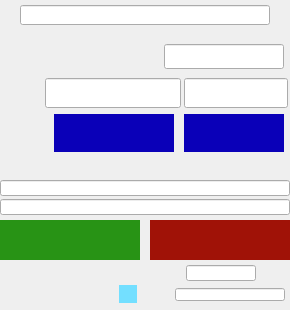
<?xml version="1.0" ?>
<ui version="4.0">
  <class>std-R3-5-ID_ctrl</class>
  <widget class="QWidget" name="screen">
    <property name="geometry">
      <rect>
        <x>10</x>
        <y>10</y>
        <width>290</width>
        <height>310</height>
      </rect>
    </property>
    <property name="styleSheet">
      <string notr="true">QWidget#screen {
  color: rgb(0, 0, 0);
  background-color: rgb(212, 219, 157);
  }</string>
    </property>
    <property name="windowTitle">
      <string>std-R3-5-ID_ctrl</string>
    </property>
    <widget class="QWidget" name="rectangle_76">
      <property name="geometry">
        <rect>
          <x>0</x>
          <y>113</y>
          <width>290</width>
          <height>40</height>
        </rect>
      </property>
      <property name="toolTip">
        <string>TBA widget: rectangle_76</string>
      </property>
    </widget>
    <widget class="QWidget" name="rectangle_77">
      <property name="geometry">
        <rect>
          <x>0</x>
          <y>72</y>
          <width>290</width>
          <height>40</height>
        </rect>
      </property>
      <property name="toolTip">
        <string>TBA widget: rectangle_77</string>
      </property>
    </widget>
    <widget class="QWidget" name="rectangle_78">
      <property name="geometry">
        <rect>
          <x>163</x>
          <y>44</y>
          <width>120</width>
          <height>25</height>
        </rect>
      </property>
      <property name="toolTip">
        <string>TBA widget: rectangle_78</string>
      </property>
    </widget>
    <widget class="QWidget" name="message_button_59">
      <property name="geometry">
        <rect>
          <x>150</x>
          <y>220</y>
          <width>140</width>
          <height>40</height>
        </rect>
      </property>
      <property name="styleSheet">
        <string notr="true">QWidget#message_button_59 {
  color: rgb(253, 0, 0);
  background-color: rgb(160, 18, 7);
  }</string>
      </property>
      <property name="toolTip">
        <string>TBA widget: message_button_59</string>
      </property>
    </widget>
    <widget class="PyDMLineEdit" name="text_update_96">
      <property name="geometry">
        <rect>
          <x>175</x>
          <y>288</y>
          <width>110</width>
          <height>13</height>
        </rect>
      </property>
      <property name="styleSheet">
        <string notr="true">PyDMLineEdit#text_update_96 {
  color: rgb(0, 0, 0);
  background-color: rgb(212, 219, 157);
  }</string>
      </property>
      <property name="toolTip">
        <string>PV: ID${xx}:UN:idSelectSU.DESC</string>
      </property>
      <property name="readOnly">
        <bool>true</bool>
      </property>
      <property name="channel" stdset="0">
        <string>ca://ID${xx}:UN:idSelectSU.DESC</string>
      </property>
    </widget>
    <widget class="PyDMLineEdit" name="text_update_97">
      <property name="geometry">
        <rect>
          <x>0</x>
          <y>199</y>
          <width>290</width>
          <height>16</height>
        </rect>
      </property>
      <property name="styleSheet">
        <string notr="true">PyDMLineEdit#text_update_97 {
  color: rgb(10, 0, 184);
  background-color: rgb(212, 219, 157);
  }</string>
      </property>
      <property name="toolTip">
        <string>PV: ID${xx}:UN:gapdsAO.DESC</string>
      </property>
      <property name="readOnly">
        <bool>true</bool>
      </property>
      <property name="channel" stdset="0">
        <string>ca://ID${xx}:UN:gapdsAO.DESC</string>
      </property>
    </widget>
    <widget class="PyDMLineEdit" name="text_update_98">
      <property name="geometry">
        <rect>
          <x>0</x>
          <y>180</y>
          <width>290</width>
          <height>16</height>
        </rect>
      </property>
      <property name="styleSheet">
        <string notr="true">PyDMLineEdit#text_update_98 {
  color: rgb(10, 0, 184);
  background-color: rgb(212, 219, 157);
  }</string>
      </property>
      <property name="toolTip">
        <string>PV: ID${xx}:UN:gapusAO.DESC</string>
      </property>
      <property name="readOnly">
        <bool>true</bool>
      </property>
      <property name="channel" stdset="0">
        <string>ca://ID${xx}:UN:gapusAO.DESC</string>
      </property>
    </widget>
    <widget class="PyDMLineEdit" name="text_update_99">
      <property name="geometry">
        <rect>
          <x>184</x>
          <y>78</y>
          <width>104</width>
          <height>30</height>
        </rect>
      </property>
      <property name="styleSheet">
        <string notr="true">PyDMLineEdit#text_update_99 {
  color: rgb(115, 255, 107);
  background-color: rgb(88, 52, 15);
  }</string>
      </property>
      <property name="toolTip">
        <string>PV: ID${xx}:UN:keVavgAO.VAL</string>
      </property>
      <property name="readOnly">
        <bool>true</bool>
      </property>
      <property name="channel" stdset="0">
        <string>ca://ID${xx}:UN:keVavgAO.VAL</string>
      </property>
    </widget>
    <widget class="QWidget" name="text_entry_105">
      <property name="geometry">
        <rect>
          <x>54</x>
          <y>114</y>
          <width>120</width>
          <height>38</height>
        </rect>
      </property>
      <property name="styleSheet">
        <string notr="true">QWidget#text_entry_105 {
  color: rgb(255, 255, 255);
  background-color: rgb(10, 0, 184);
  }</string>
      </property>
      <property name="toolTip">
        <string>TBA widget: text_entry_105</string>
      </property>
    </widget>
    <widget class="QWidget" name="text_entry_106">
      <property name="geometry">
        <rect>
          <x>184</x>
          <y>114</y>
          <width>100</width>
          <height>38</height>
        </rect>
      </property>
      <property name="styleSheet">
        <string notr="true">QWidget#text_entry_106 {
  color: rgb(255, 255, 255);
  background-color: rgb(10, 0, 184);
  }</string>
      </property>
      <property name="toolTip">
        <string>TBA widget: text_entry_106</string>
      </property>
    </widget>
    <widget class="PyDMLineEdit" name="text_update_100">
      <property name="geometry">
        <rect>
          <x>45</x>
          <y>78</y>
          <width>136</width>
          <height>30</height>
        </rect>
      </property>
      <property name="styleSheet">
        <string notr="true">PyDMLineEdit#text_update_100 {
  color: rgb(115, 255, 107);
  background-color: rgb(88, 52, 15);
  }</string>
      </property>
      <property name="toolTip">
        <string>PV: ID${xx}:UN:gapavgAO.VAL</string>
      </property>
      <property name="readOnly">
        <bool>true</bool>
      </property>
      <property name="channel" stdset="0">
        <string>ca://ID${xx}:UN:gapavgAO.VAL</string>
      </property>
    </widget>
    <widget class="QWidget" name="text_184">
      <property name="geometry">
        <rect>
          <x>1</x>
          <y>127</y>
          <width>45</width>
          <height>12</height>
        </rect>
      </property>
      <property name="toolTip">
        <string>TBA widget: text_184</string>
      </property>
    </widget>
    <widget class="PyDMLineEdit" name="text_update_101">
      <property name="geometry">
        <rect>
          <x>20</x>
          <y>5</y>
          <width>250</width>
          <height>20</height>
        </rect>
      </property>
      <property name="styleSheet">
        <string notr="true">PyDMLineEdit#text_update_101 {
  color: rgb(88, 52, 15);
  background-color: rgb(212, 219, 157);
  }</string>
      </property>
      <property name="toolTip">
        <string>PV: ID${xx}:UN:idLocationSO</string>
      </property>
      <property name="readOnly">
        <bool>true</bool>
      </property>
      <property name="channel" stdset="0">
        <string>ca://ID${xx}:UN:idLocationSO</string>
      </property>
    </widget>
    <widget class="QWidget" name="related_display_129">
      <property name="geometry">
        <rect>
          <x>119</x>
          <y>285</y>
          <width>18</width>
          <height>18</height>
        </rect>
      </property>
      <property name="styleSheet">
        <string notr="true">QWidget#related_display_129 {
  color: rgb(88, 52, 15);
  background-color: rgb(115, 223, 255);
  }</string>
      </property>
      <property name="toolTip">
        <string>TBA widget: related_display_129</string>
      </property>
    </widget>
    <widget class="QWidget" name="text_185">
      <property name="geometry">
        <rect>
          <x>6</x>
          <y>288</y>
          <width>100</width>
          <height>14</height>
        </rect>
      </property>
      <property name="toolTip">
        <string>TBA widget: text_185</string>
      </property>
    </widget>
    <widget class="QWidget" name="text_186">
      <property name="geometry">
        <rect>
          <x>53</x>
          <y>21</y>
          <width>170</width>
          <height>26</height>
        </rect>
      </property>
      <property name="toolTip">
        <string>TBA widget: text_186</string>
      </property>
    </widget>
    <widget class="QWidget" name="text_187">
      <property name="geometry">
        <rect>
          <x>1</x>
          <y>88</y>
          <width>45</width>
          <height>12</height>
        </rect>
      </property>
      <property name="toolTip">
        <string>TBA widget: text_187</string>
      </property>
    </widget>
    <widget class="QWidget" name="text_188">
      <property name="geometry">
        <rect>
          <x>90</x>
          <y>155</y>
          <width>200</width>
          <height>18</height>
        </rect>
      </property>
      <property name="toolTip">
        <string>TBA widget: text_188</string>
      </property>
    </widget>
    <widget class="QWidget" name="message_button_60">
      <property name="geometry">
        <rect>
          <x>0</x>
          <y>220</y>
          <width>140</width>
          <height>40</height>
        </rect>
      </property>
      <property name="styleSheet">
        <string notr="true">QWidget#message_button_60 {
  color: rgb(115, 255, 107);
  background-color: rgb(40, 147, 21);
  }</string>
      </property>
      <property name="toolTip">
        <string>TBA widget: message_button_60</string>
      </property>
    </widget>
    <widget class="PyDMLineEdit" name="text_update_102">
      <property name="geometry">
        <rect>
          <x>186</x>
          <y>265</y>
          <width>70</width>
          <height>16</height>
        </rect>
      </property>
      <property name="styleSheet">
        <string notr="true">PyDMLineEdit#text_update_102 {
  color: rgb(10, 0, 184);
  background-color: rgb(212, 219, 157);
  }</string>
      </property>
      <property name="toolTip">
        <string>PV: ID${xx}:UN:commAI.VAL</string>
      </property>
      <property name="readOnly">
        <bool>true</bool>
      </property>
      <property name="channel" stdset="0">
        <string>ca://ID${xx}:UN:commAI.VAL</string>
      </property>
    </widget>
    <widget class="QWidget" name="text_189">
      <property name="geometry">
        <rect>
          <x>22</x>
          <y>263</y>
          <width>150</width>
          <height>18</height>
        </rect>
      </property>
      <property name="toolTip">
        <string>TBA widget: text_189</string>
      </property>
    </widget>
    <widget class="QWidget" name="text_190">
      <property name="geometry">
        <rect>
          <x>265</x>
          <y>264</y>
          <width>20</width>
          <height>18</height>
        </rect>
      </property>
      <property name="toolTip">
        <string>TBA widget: text_190</string>
      </property>
    </widget>
    <widget class="QWidget" name="text_191">
      <property name="geometry">
        <rect>
          <x>13</x>
          <y>48</y>
          <width>117</width>
          <height>20</height>
        </rect>
      </property>
      <property name="toolTip">
        <string>TBA widget: text_191</string>
      </property>
    </widget>
    <widget class="PyDMLineEdit" name="text_update_103">
      <property name="geometry">
        <rect>
          <x>164</x>
          <y>44</y>
          <width>120</width>
          <height>25</height>
        </rect>
      </property>
      <property name="styleSheet">
        <string notr="true">PyDMLineEdit#text_update_103 {
  color: rgb(75, 110, 199);
  background-color: rgb(212, 219, 157);
  }</string>
      </property>
      <property name="toolTip">
        <string>PV: ID${xx}:accessSecurityMI.VAL</string>
      </property>
      <property name="readOnly">
        <bool>true</bool>
      </property>
      <property name="channel" stdset="0">
        <string>ca://ID${xx}:accessSecurityMI.VAL</string>
      </property>
    </widget>
    <widget class="QWidget" name="text_192">
      <property name="geometry">
        <rect>
          <x>166</x>
          <y>44</y>
          <width>120</width>
          <height>25</height>
        </rect>
      </property>
      <property name="toolTip">
        <string>TBA widget: text_192</string>
      </property>
    </widget>
  </widget>
  <customwidgets>
    <customwidget>
      <class>PyDMLineEdit</class>
      <extends>QLineEdit</extends>
      <header>pydm.widgets.line_edit</header>
    </customwidget>
    <customwidget>
      <class>PyDMLabel</class>
      <extends>QLabel</extends>
      <header>pydm.widgets.label</header>
    </customwidget>
    <customwidget>
      <class>PyDMEmbeddedDisplay</class>
      <extends>QFrame</extends>
      <header>pydm.widgets.embedded_display</header>
    </customwidget>
    <customwidget>
      <class>PyDMRelatedDisplayButton</class>
      <extends>QPushButton</extends>
      <header>pydm.widgets.related_display_button</header>
    </customwidget>
  </customwidgets>
</ui>
